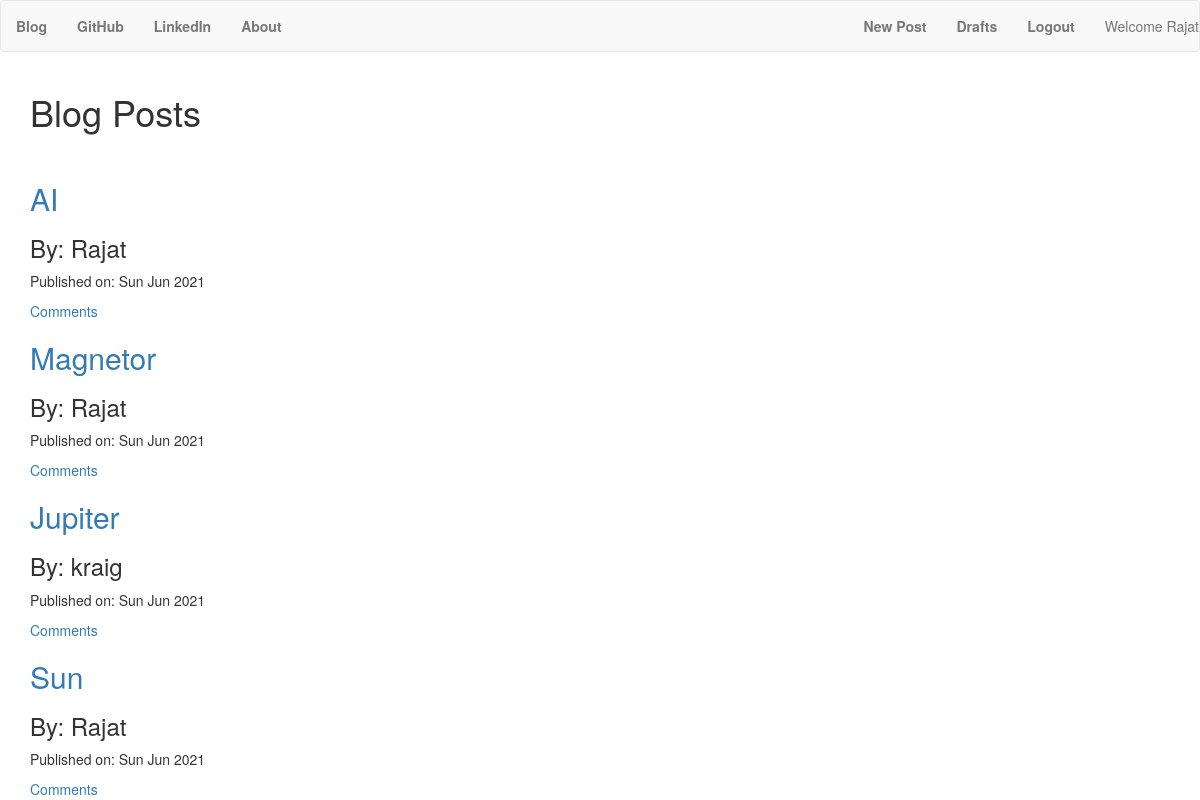
Screenshot of / (signed in) with the database file from the repository.
### blog/models.py (models this page shows, shortened)
class BlogPost(models.Model):
    author = models.ForeignKey('auth.User',on_delete=models.CASCADE)
    title = models.CharField(max_length=50)
    text = models.TextField()
    created_date = models.DateTimeField(default=timezone.now)
    published_date = models.DateTimeField(blank=True,null=True)

### blog/views.py (the view)
# urls.py: path('',views.BlogPostListView.as_view(),name='blogpost_list'),
class BlogPostListView(ListView):
    model = BlogPost
    def get_queryset(self):
        return BlogPost.objects.filter(published_date__lte=timezone.now()).order_by('-published_date')

### blog/templates/blog/blogpost_list.html
{% extends 'blog/base.html' %}
{% block content %}
<div class="centerstage">
    <h1>Blog Posts</h1>
    <br>
    {% if blogpost_list %}
        {% for post in blogpost_list %}
            <h2><a href="{% url 'blogpost_detail' pk=post.pk %}">{{ post.title }}</a></h2>
            <h3>By: {{ post.author }}</h3>
            <p>Published on: {{ post.published_date|date:"D M Y" }}</p>
            <a href="{% url 'blogpost_detail' pk=post.pk %}">
                {% if post.approve.count > 0 %}
                    Comments: {{ post.approve.count}}
                {% else %}
                    Comments
                {% endif %}
            </a>
        {% endfor %}
    {% else %}
        <h2>No posts available</h2>
    {% endif %}
</div>
{% endblock content %}

### blog/templates/blog/base.html (shortened to what this page needs)
<!DOCTYPE html>
{% load static %}
<html>
    <head>
        <link href="https://maxcdn.bootstrapcdn.com/bootstrap/3.3.7/css/bootstrap.min.css" rel="stylesheet"crossorigin="anonymous">
    <link rel="stylesheet" href="//cdn.jsdelivr.net/npm/medium-editor@latest/dist/css/medium-editor.min.css" type="text/css"media="screen" charset="utf-8">
    <link rel="stylesheet" href="{% static 'css/styles.css' %}">
    </head>
    <body>
        <nav class="navbar navbar-default techfont">
            <ul class="nav navbar-nav">
                <li>
                    <a href="{% url 'blogpost_list'%}" class="custom-navbar-brand"><b>Blog</b></a>
                </li>
                <li>
                    <a href="https://github.com/ETRJIM"><b>GitHub</b></a>
                </li>
                <li>
                    <a href="https://www.linkedin.com/in/rajat-pachauri/"><b>LinkedIn</b></a>
                </li>
                <li>
                    <a href="{% url 'about' %}"><b>About</b></a>
                </li>
            </ul>
            <ul class="nav navbar-nav navbar-right">
                {% if user.is_authenticated %}
                <li>
                    <a href="{% url 'blogpost_new' %}"><b>New Post</b></a>
                </li>
                <li>
                    <a href="{% url 'blogpost_draft_list' %}"><b>Drafts</b></a>
                </li>
                <li>
                    <a href="{% url 'logout' %}"><b>Logout</b></a>
                </li>
                <li>
                    <a>Welcome {{user.username}}</a>
                </li>
                {% endif %}
            </ul>
        </nav>
        <div class="container">
            {% block content %}
            {% endblock content %}
        </div>
    </body>
</html>

### blog/static/css/styles.css (style rules this page uses)
body { background-image: url("https://coolwallpapers.me/th700/5290495-pencil-wooden-color-tip-point-white-desk-art-drawing-draw-work-space-white-background-minimal-simple-writing-write-blogging-blog-business-png-images.jpg"); background-position: center; background-repeat: no-repeat; background-size: cover; }
nav { background-color: #0096c7; }

### rows the page displays
BlogPost: title "AI", author "Rajat", published_date "Sun Jun 2021"
BlogPost: title "Magnetor", author "Rajat", published_date "Sun Jun 2021"
BlogPost: title "Jupiter", author "kraig", published_date "Sun Jun 2021"
BlogPost: title "Sun", author "Rajat", published_date "Sun Jun 2021"

### other values shown
{{ user.username }} "Rajat"
